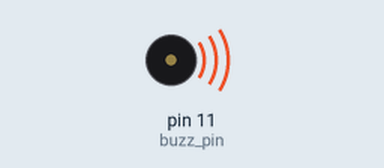
Recording of a program running on a simulated Raspberry Pi (header pin numbers). On the bench: buzzer (waves = sounding).

Above: at 0.1 s.
Timing chart, 0 to 39.5 s (numbered marks = the images above):
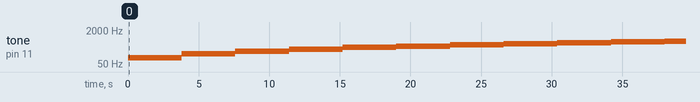

Measured:
- by itself, tone on pin 11 (buzz_pin): plays 100 Hz for 3.8 s, 150 Hz for 3.8 s, 200 Hz for 3.8 s, 250 Hz for 3.8 s, 300 Hz for 3.8 s, 350 Hz for 3.8 s … (11 notes in this stretch)

The program:

sound.py
```python
"""
  09/01/2015
  Author: Makerbro
  Platforms: Raspberry Pi (Raspbian)
  Language: Python
  File: sound.py
  ------------------------------------------------------------------------
  Description:
  Uses PWM to generate sound from a piezoelectric transducer.
  ------------------------------------------------------------------------
  Please consider buying products from ACROBOTIC to help fund future
  Open-Source projects like this! We'll always put our best effort in every
  project, and release all our design files and code for you to use.
  https://acrobotic.com/
  ------------------------------------------------------------------------
  License:
  Beerware License; if you find the code useful, and we happen to cross
  paths, you're encouraged to buy us a beer. The code is distributed hoping
  that you in fact find it useful, but  without warranty of any kind.
"""
import RPi.GPIO as GPIO             # Import GPIO library
import time                         # Import time library for sleep delay

buzz_pin = 11                       # Pin number for buzzer

GPIO.setmode(GPIO.BOARD)            # Use board pin numbering
GPIO.setup(buzz_pin, GPIO.OUT)      # Setup GPIO Pin 7 to OUT
delay_ms = 0.1                      # delay time in milliseconds for holding each duty
                                    # cycle value
try:
    while True:
        # Loop through the frequency range ~100Hz to ~1.2KHz in increaments of 50
        for i in range(100,1200,50):
            pwm_obj = GPIO.PWM(buzz_pin,i)  # set pwm of buzz_pin to frequency "i"
            pwm_obj.start(0)                # start the PWM with the duty cycle at 50%
            # We want to make the sound increase in volume by adjusting the PWM duty cycle
            # from 5% to 95%
            for i in range(5,96,5):
                pwm_obj.ChangeDutyCycle(i)
                time.sleep(delay_ms)
            # We want to make the sound increase in volume by adjusting the PWM duty cycle
            # from 95% to 5%
            for i in range(95,4,-5):
                pwm_obj.ChangeDutyCycle(i)
                time.sleep(delay_ms)
except KeyboardInterrupt:
    # here you put any code you want to run before the program
    # exits when you press CTRL+C
    print "Quiting..."
finally:
    GPIO.cleanup() # this ensures a clean exit
```
